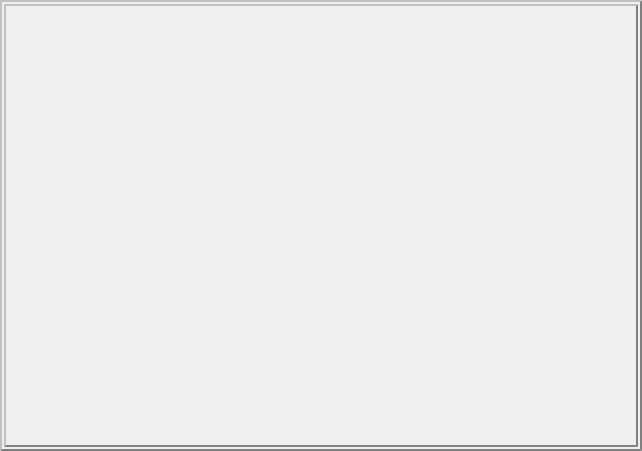
<?xml version="1.0" encoding="UTF-8"?>
<ui version="4.0">
 <class>ItemContent</class>
 <widget class="QWidget" name="ItemContent">
  <property name="geometry">
   <rect>
    <x>0</x>
    <y>0</y>
    <width>642</width>
    <height>451</height>
   </rect>
  </property>
  <property name="windowTitle">
   <string>Form</string>
  </property>
  <layout class="QGridLayout" name="gridLayout">
   <property name="leftMargin">
    <number>0</number>
   </property>
   <property name="topMargin">
    <number>0</number>
   </property>
   <property name="rightMargin">
    <number>0</number>
   </property>
   <property name="bottomMargin">
    <number>0</number>
   </property>
   <property name="spacing">
    <number>0</number>
   </property>
   <item row="0" column="0">
    <widget class="QWidget" name="wBg" native="true">
     <property name="styleSheet">
      <string notr="true">border: 2px groove gray; border-style: outset;background-color: rgba(110,110,110,0);</string>
     </property>
     <layout class="QGridLayout" name="gridLayout_2">
      <property name="leftMargin">
       <number>4</number>
      </property>
      <property name="topMargin">
       <number>4</number>
      </property>
      <property name="rightMargin">
       <number>4</number>
      </property>
      <property name="bottomMargin">
       <number>4</number>
      </property>
      <property name="spacing">
       <number>0</number>
      </property>
      <item row="0" column="0">
       <widget class="QLabel" name="label">
        <property name="text">
         <string/>
        </property>
       </widget>
      </item>
     </layout>
    </widget>
   </item>
  </layout>
 </widget>
 <resources/>
 <connections/>
</ui>
